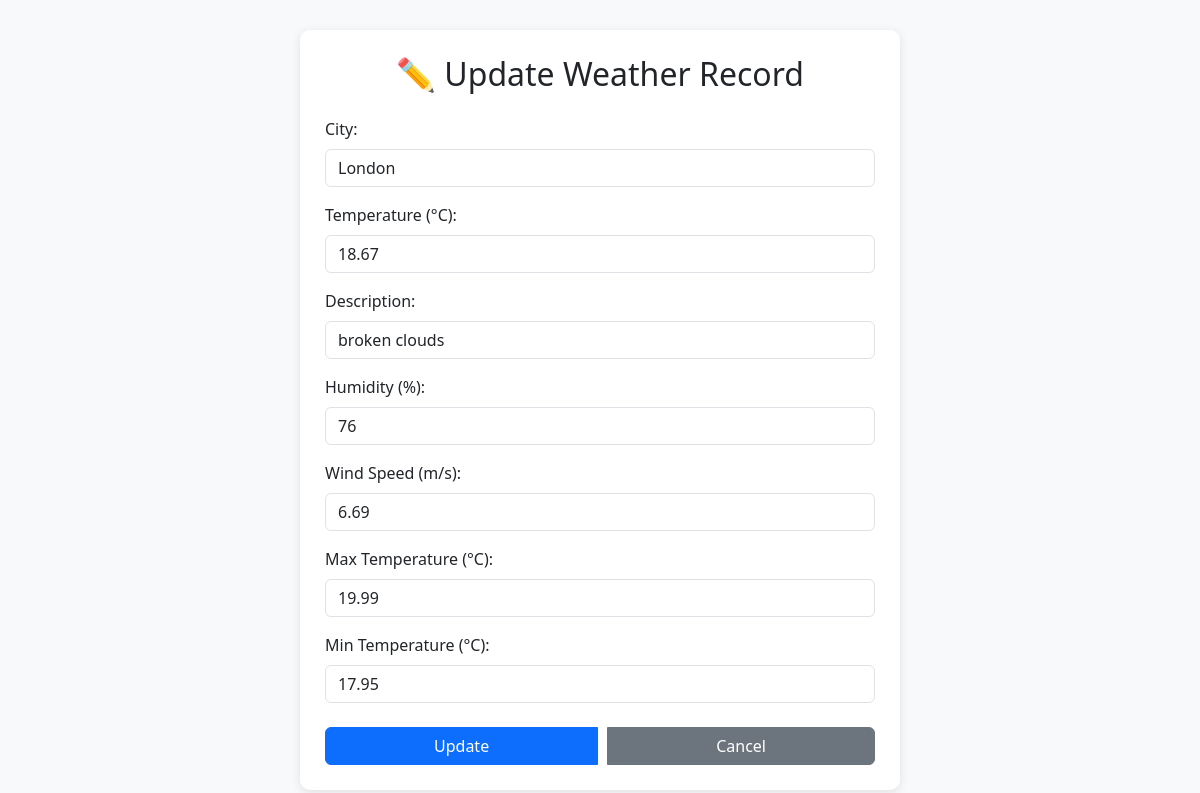
Page /update/4 on the committed database.
### app.py (models this page shows)
class WeatherRecord(db.Model):
    id = db.Column(db.Integer, primary_key=True)
    city = db.Column(db.String(50), nullable=False)
    temperature = db.Column(db.Float, nullable=False)
    description = db.Column(db.String(100), nullable=False)
    humidity = db.Column(db.Integer, nullable=True)
    wind_speed = db.Column(db.Float, nullable=True)
    temp_max = db.Column(db.Float, nullable=True)
    temp_min = db.Column(db.Float, nullable=True)

### app.py (the view, shortened to what this page needs)
@app.route('/update/<int:record_id>', methods=['GET', 'POST'])
def update_record(record_id):
    record = WeatherRecord.query.get_or_404(record_id)
    return render_template('update.html', record=record)

### templates/update.html (shortened to what this page needs)
<!DOCTYPE html>
<html lang="en">
<head>
    <link href="https://cdn.jsdelivr.net/npm/bootstrap@5.3.0/dist/css/bootstrap.min.css" rel="stylesheet">
</head>
<body>
<div class="container">
    <div class="form-container">
        <h2 class="text-center mb-4">✏️ Update Weather Record</h2>
        <form method="POST">
            <div class="mb-3">
                <label class="form-label">City:</label>
                <input type="text" name="city" class="form-control" value="{{ record.city }}" required>
            </div>
            <div class="mb-3">
                <label class="form-label">Temperature (°C):</label>
                <input type="number" step="0.1" name="temperature" class="form-control" value="{{ record.temperature }}" required>
            </div>
            <div class="mb-3">
                <label class="form-label">Description:</label>
                <input type="text" name="description" class="form-control" value="{{ record.description }}" required>
            </div>
            <div class="mb-3">
                <label class="form-label">Humidity (%):</label>
                <input type="number" step="1" min="0" max="100" name="humidity" class="form-control" value="{{ record.humidity or '' }}">
            </div>
            <div class="mb-3">
                <label class="form-label">Wind Speed (m/s):</label>
                <input type="number" step="0.1" name="wind_speed" class="form-control" value="{{ record.wind_speed or '' }}">
            </div>
            <div class="mb-3">
                <label class="form-label">Max Temperature (°C):</label>
                <input type="number" step="0.1" name="temp_max" class="form-control" value="{{ record.temp_max or '' }}">
            </div>
            <div class="mb-4">
                <label class="form-label">Min Temperature (°C):</label>
                <input type="number" step="0.1" name="temp_min" class="form-control" value="{{ record.temp_min or '' }}">
            </div>
            <div class="btn-group">
                <button type="submit" class="btn btn-primary"> Update</button>
                <a href="{{ url_for('records') }}" class="btn btn-secondary"> Cancel</a>
            </div>
        </form>
    </div>
</div>
</body>
</html>

### templates/update.html (style rules this page uses)
body { background-color: #f8f9fa; font-family: 'Segoe UI', sans-serif; }
.form-container { max-width: 600px; margin: 30px auto; background-color: #fff; padding: 25px; border-radius: 10px; box-shadow: 0 2px 10px rgba(0,0,0,0.1); }
.form-label { font-weight: 500; }
.btn-group { display: flex; gap: 10px; }

### rows in the picture
WeatherRecord: city "London", temperature "18.67", description "broken clouds", humidity "76", wind_speed "6.69", temp_max "19.99", temp_min "17.95"
